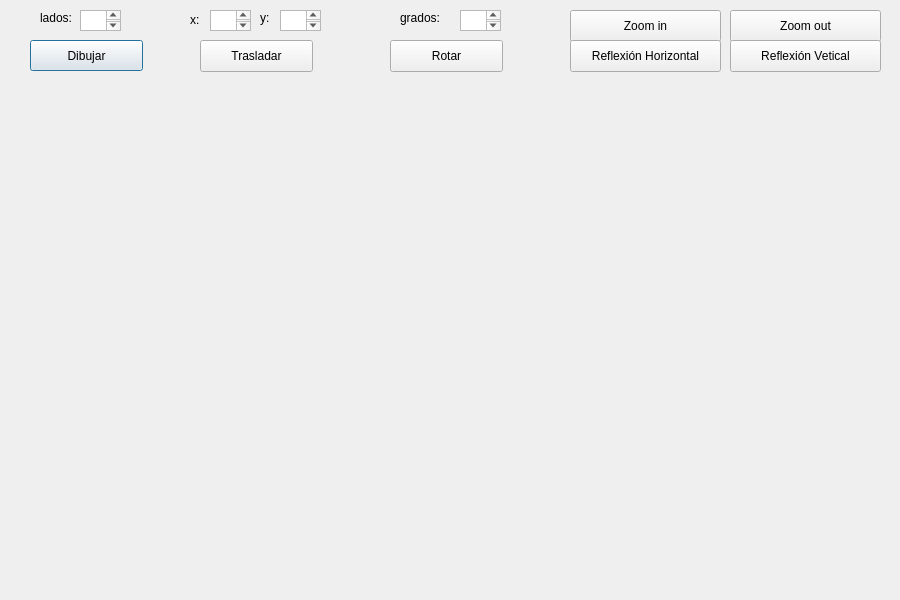
<?xml version="1.0" encoding="UTF-8"?>
<ui version="4.0">
 <class>Poligonos</class>
 <widget class="QDialog" name="Poligonos">
  <property name="geometry">
   <rect>
    <x>0</x>
    <y>0</y>
    <width>900</width>
    <height>600</height>
   </rect>
  </property>
  <property name="windowTitle">
   <string>Polígonos</string>
  </property>
  <widget class="QPushButton" name="pushButton">
   <property name="geometry">
    <rect>
     <x>30</x>
     <y>40</y>
     <width>113</width>
     <height>31</height>
    </rect>
   </property>
   <property name="text">
    <string>Dibujar</string>
   </property>
  </widget>
  <widget class="QLabel" name="labelXinicio">
   <property name="geometry">
    <rect>
     <x>190</x>
     <y>10</y>
     <width>21</width>
     <height>20</height>
    </rect>
   </property>
   <property name="text">
    <string>x:</string>
   </property>
  </widget>
  <widget class="QLabel" name="labelYinicio">
   <property name="geometry">
    <rect>
     <x>260</x>
     <y>10</y>
     <width>21</width>
     <height>16</height>
    </rect>
   </property>
   <property name="text">
    <string>y:</string>
   </property>
  </widget>
  <widget class="QLabel" name="labelXfin">
   <property name="geometry">
    <rect>
     <x>40</x>
     <y>10</y>
     <width>61</width>
     <height>16</height>
    </rect>
   </property>
   <property name="text">
    <string>lados:</string>
   </property>
  </widget>
  <widget class="QTextEdit" name="boxXinicio">
   <property name="geometry">
    <rect>
     <x>210</x>
     <y>10</y>
     <width>41</width>
     <height>21</height>
    </rect>
   </property>
  </widget>
  <widget class="QTextEdit" name="boxXfin">
   <property name="geometry">
    <rect>
     <x>80</x>
     <y>10</y>
     <width>41</width>
     <height>21</height>
    </rect>
   </property>
  </widget>
  <widget class="QTextEdit" name="boxYinicio">
   <property name="geometry">
    <rect>
     <x>280</x>
     <y>10</y>
     <width>41</width>
     <height>21</height>
    </rect>
   </property>
  </widget>
  <widget class="QPushButton" name="pushButton_2">
   <property name="geometry">
    <rect>
     <x>200</x>
     <y>40</y>
     <width>113</width>
     <height>32</height>
    </rect>
   </property>
   <property name="text">
    <string>Trasladar</string>
   </property>
  </widget>
  <widget class="QPushButton" name="pushButton_3">
   <property name="geometry">
    <rect>
     <x>390</x>
     <y>40</y>
     <width>113</width>
     <height>32</height>
    </rect>
   </property>
   <property name="text">
    <string>Rotar</string>
   </property>
  </widget>
  <widget class="QPushButton" name="pushButton_4">
   <property name="geometry">
    <rect>
     <x>730</x>
     <y>10</y>
     <width>151</width>
     <height>32</height>
    </rect>
   </property>
   <property name="text">
    <string>Zoom out</string>
   </property>
  </widget>
  <widget class="QPushButton" name="pushButton_5">
   <property name="geometry">
    <rect>
     <x>570</x>
     <y>10</y>
     <width>151</width>
     <height>32</height>
    </rect>
   </property>
   <property name="text">
    <string>Zoom in</string>
   </property>
  </widget>
  <widget class="QPushButton" name="pushButton_6">
   <property name="geometry">
    <rect>
     <x>570</x>
     <y>40</y>
     <width>151</width>
     <height>32</height>
    </rect>
   </property>
   <property name="text">
    <string>Reflexión Horizontal</string>
   </property>
  </widget>
  <widget class="QPushButton" name="pushButton_7">
   <property name="geometry">
    <rect>
     <x>730</x>
     <y>40</y>
     <width>151</width>
     <height>32</height>
    </rect>
   </property>
   <property name="text">
    <string>Reflexión Vetical</string>
   </property>
  </widget>
  <widget class="QTextEdit" name="boxGrados">
   <property name="geometry">
    <rect>
     <x>460</x>
     <y>10</y>
     <width>41</width>
     <height>21</height>
    </rect>
   </property>
  </widget>
  <widget class="QLabel" name="label_5">
   <property name="geometry">
    <rect>
     <x>400</x>
     <y>10</y>
     <width>51</width>
     <height>16</height>
    </rect>
   </property>
   <property name="text">
    <string>grados:</string>
   </property>
  </widget>
 </widget>
 <resources/>
 <connections/>
</ui>
